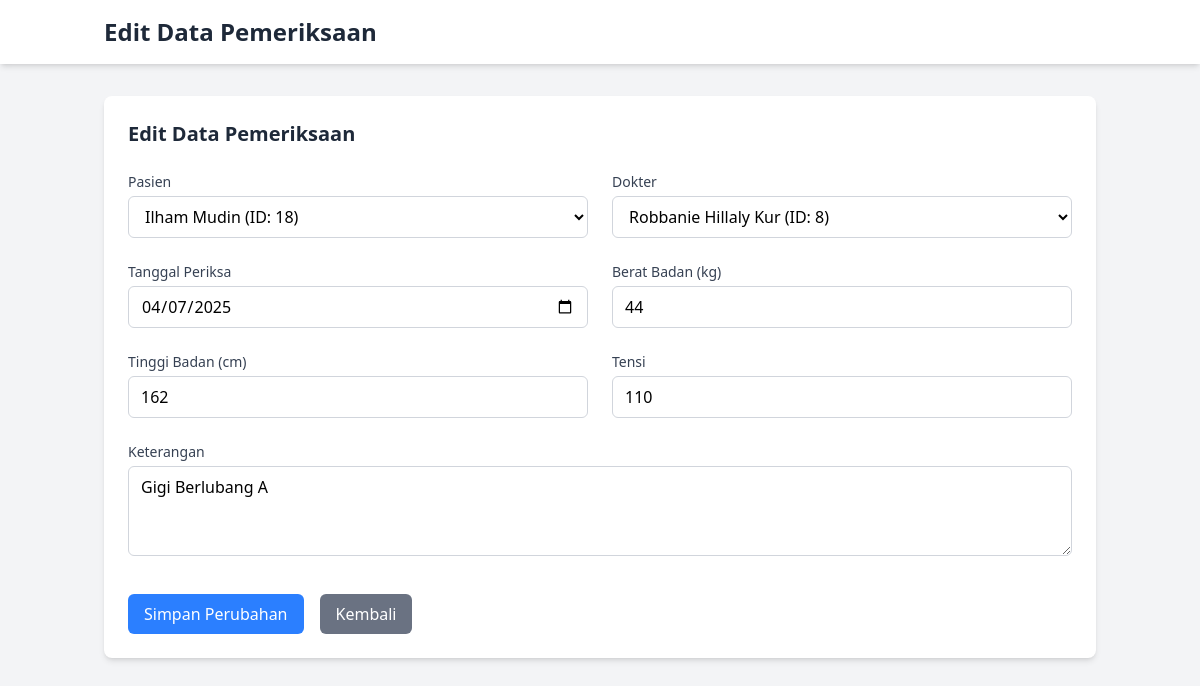
/pertemuan5/tugas/fitur/edit_periksa.php?id=15, run on the app's committed database.
### tables this page shows
CREATE TABLE `periksa` (
  `id` int(11) NOT NULL,
  `tanggal` date DEFAULT NULL,
  `berat` double DEFAULT NULL,
  `tinggi` double DEFAULT NULL,
  `tensi` varchar(20) DEFAULT NULL,
  `keterangan` varchar(100) DEFAULT NULL,
  `pasien_id` int(11) DEFAULT NULL,
  `dokter_id` int(11) DEFAULT NULL
);

### pertemuan5/tugas/fitur/edit_periksa.php (the view, shortened to what this page needs)
<?php
include '../config/koneksi.php';
$id = $_GET['id'] ?? null;
$query = $koneksi->prepare("SELECT p.*, pas.nama AS nama_pasien, dok.nama AS nama_dokter
                           FROM periksa p
                           LEFT JOIN pasien pas ON p.pasien_id = pas.id
                           LEFT JOIN paramedik dok ON p.dokter_id = dok.id
                           WHERE p.id = ?");
$query->bind_param("i", $id);
$query->execute();
$result = $query->get_result();
$data = $result->fetch_assoc();
?>
<!DOCTYPE html>
<html lang="en">
<head>
    <link rel="stylesheet" href="../src/output.css">
</head>
<body class="bg-gray-100 font-sans">
    <nav class="bg-white shadow-md">
        <div class="container mx-auto px-4 py-4">
            <h1 class="text-2xl font-bold text-gray-800">Edit Data Pemeriksaan</h1>
        </div>
    </nav>
    <main class="container mx-auto px-4 py-8">
        <div class="bg-white rounded-lg shadow-md p-6">
            <h2 class="text-xl font-semibold text-gray-800 mb-6">Edit Data Pemeriksaan</h2>
            <form action="" method="POST" class="space-y-4">
                <div class="grid grid-cols-1 md:grid-cols-2 gap-6">
                    <div>
                        <label for="pasien_id" class="block text-sm font-medium text-gray-700 mb-1">Pasien</label>
                        <select name="pasien_id" id="pasien_id" required
                            class="border border-gray-300 rounded-md px-3 py-2 w-full focus:outline-none focus:ring-2 focus:ring-blue-500">
                            <?php
                            $query_pasien = mysqli_query($koneksi, "SELECT * FROM pasien");
                            while ($pasien = mysqli_fetch_assoc($query_pasien)) {
                                $selected = ($pasien['id'] == $data['pasien_id']) ? 'selected' : '';
                                echo '<option value="' . htmlspecialchars($pasien['id']) . '" ' . $selected . '>' .
                                     htmlspecialchars($pasien['nama']) . ' (ID: ' . htmlspecialchars($pasien['id']) . ')</option>';
                            }
                            ?>
                        </select>
                    </div>
                    <div>
                        <label for="dokter_id" class="block text-sm font-medium text-gray-700 mb-1">Dokter</label>
                        <select name="dokter_id" id="dokter_id" required
                            class="border border-gray-300 rounded-md px-3 py-2 w-full focus:outline-none focus:ring-2 focus:ring-blue-500">
                            <?php
                            $query_dokter = mysqli_query($koneksi, "SELECT * FROM paramedik");
                            while ($dokter = mysqli_fetch_assoc($query_dokter)) {
                                $selected = ($dokter['id'] == $data['dokter_id']) ? 'selected' : '';
                                echo '<option value="' . htmlspecialchars($dokter['id']) . '" ' . $selected . '>' .
                                     htmlspecialchars($dokter['nama']) . ' (ID: ' . htmlspecialchars($dokter['id']) . ')</option>';
                            }
                            ?>
                        </select>
                    </div>
                    <div>
                        <label for="tanggal" class="block text-sm font-medium text-gray-700 mb-1">Tanggal Periksa</label>
                        <input type="date" name="tanggal" id="tanggal" required
                            class="border border-gray-300 rounded-md px-3 py-2 w-full focus:outline-none focus:ring-2 focus:ring-blue-500"
                            value="<?= htmlspecialchars($data['tanggal']) ?>">
                    </div>
                    <div>
                        <label for="berat" class="block text-sm font-medium text-gray-700 mb-1">Berat Badan (kg)</label>
                        <input type="number" step="0.1" name="berat" id="berat" required
                            class="border border-gray-300 rounded-md px-3 py-2 w-full focus:outline-none focus:ring-2 focus:ring-blue-500"
                            value="<?= htmlspecialchars($data['berat']) ?>">
                    </div>
                    <div>
                        <label for="tinggi" class="block text-sm font-medium text-gray-700 mb-1">Tinggi Badan (cm)</label>
                        <input type="number" step="0.1" name="tinggi" id="tinggi" required
                            class="border border-gray-300 rounded-md px-3 py-2 w-full focus:outline-none focus:ring-2 focus:ring-blue-500"
                            value="<?= htmlspecialchars($data['tinggi']) ?>">
                    </div>
                    <div>
                        <label for="tensi" class="block text-sm font-medium text-gray-700 mb-1">Tensi</label>
                        <input type="text" name="tensi" id="tensi" required placeholder="Contoh: 120/80"
                            class="border border-gray-300 rounded-md px-3 py-2 w-full focus:outline-none focus:ring-2 focus:ring-blue-500"
                            value="<?= htmlspecialchars($data['tensi']) ?>">
                    </div>
                    <div class="md:col-span-2">
                        <label for="keterangan" class="block text-sm font-medium text-gray-700 mb-1">Keterangan</label>
                        <textarea name="keterangan" id="keterangan" rows="3" required
                            class="border border-gray-300 rounded-md px-3 py-2 w-full focus:outline-none focus:ring-2 focus:ring-blue-500"><?= htmlspecialchars($data['keterangan']) ?></textarea>
                    </div>
                </div>
                <div class="flex items-center space-x-4 pt-4">
                    <button type="submit" name="submit"
                        class="bg-blue-500 hover:bg-blue-600 text-white font-medium py-2 px-4 rounded-md transition duration-300">
                        Simpan Perubahan
                    </button>
                    <a href="../pages/periksa.php"
                        class="bg-gray-500 hover:bg-gray-600 text-white font-medium py-2 px-4 rounded-md transition duration-300">
                        Kembali
                    </a>
                </div>
            </form>
        </div>
    </main>
</body>
</html>

### data on the page
periksa: tanggal "04/07/2025", berat "44", tinggi "162", tensi "110", keterangan "Gigi Berlubang A"

### other printed values
form field pasien_id "Ilham Mudin (ID: 18)"
form field dokter_id "Robbanie Hillaly Kur (ID: 8)"
